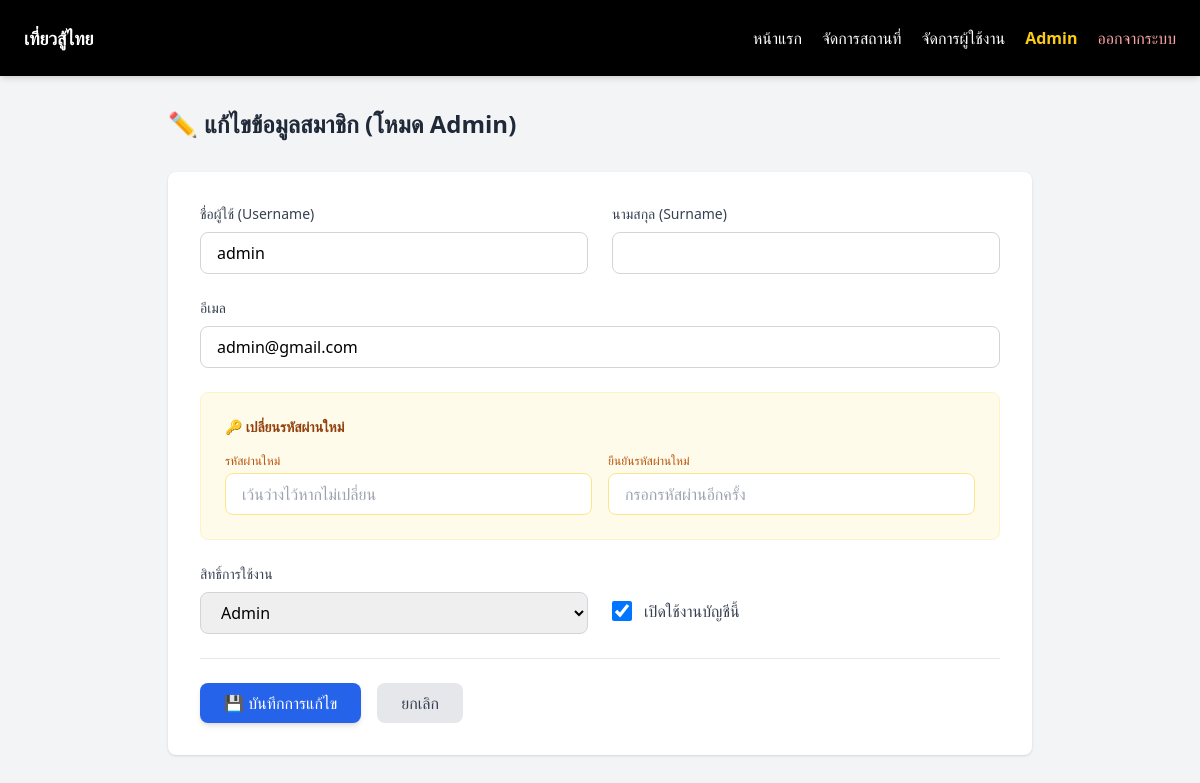
The app's page /users/edit/1 (signed in) with its own data.
### models.py (models this page shows)
class User(UserMixin, db.Model):
    __tablename__ = 'user'
    id = db.Column(db.Integer, primary_key=True)
    username = db.Column(db.String(100), unique=True, nullable=False)
    surname = db.Column(db.String(100), nullable=True)
    password = db.Column(db.String(100), nullable=False)
    email = db.Column(db.String(100), nullable=True)
    role = db.Column(db.String(20), default='member')
    is_active = db.Column(db.Boolean, default=True)
    places = db.relationship('Place', backref='user', lazy=True)
    logs = db.relationship('SystemLog', backref='user', lazy=True)

### app.py (the view, shortened to what this page needs)
@app.route('/users/edit/<int:id>', methods=['GET', 'POST'])
@login_required
def edit_user(id):
    if current_user.role != 'admin':
        flash('คุณไม่มีสิทธิ์เข้าถึงส่วนนี้', 'error')
        return redirect(url_for('index'))
    user = User.query.get_or_404(id)
    return render_template('user_edit.html', user=user)

### app.py (called while the page is built)
@login_manager.user_loader
def load_user(user_id):
    return User.query.get(int(user_id))

### templates/user_edit.html (shortened to what this page needs)
{% extends "base.html" %}
{% block content %}
<div class="max-w-4xl mx-auto px-4 py-8">
    <h1 class="text-2xl font-bold text-gray-800 mb-8">✏️ แก้ไขข้อมูลสมาชิก (โหมด Admin)</h1>
    <div class="bg-white rounded-lg shadow p-8">
        <form method="POST" class="space-y-6">
            <div class="grid grid-cols-1 md:grid-cols-2 gap-6">
                <div>
                    <label class="block text-sm font-medium text-gray-700 mb-2">ชื่อผู้ใช้ (Username)</label>
                    <input type="text" name="username" value="{{ user.username }}" required
                           class="w-full px-4 py-2 border border-gray-300 rounded-lg focus:ring-2 focus:ring-blue-500 outline-none">
                </div>
                <div>
                    <label class="block text-sm font-medium text-gray-700 mb-2">นามสกุล (Surname)</label>
                    <input type="text" name="surname" value="{{ user.surname if user.surname else '' }}"
                           class="w-full px-4 py-2 border border-gray-300 rounded-lg focus:ring-2 focus:ring-blue-500 outline-none">
                </div>
            </div>
            <div>
                <label class="block text-sm font-medium text-gray-700 mb-2">อีเมล</label>
                <input type="email" name="email" value="{{ user.email if user.email else '' }}"
                       class="w-full px-4 py-2 border border-gray-300 rounded-lg">
            </div>
            <div class="bg-amber-50 p-6 rounded-lg border border-amber-100 space-y-4">
    <label class="block text-sm font-bold text-amber-800 mb-2">🔑 เปลี่ยนรหัสผ่านใหม่</label>
    <div class="grid grid-cols-1 md:grid-cols-2 gap-4">
        <div>
            <label class="block text-xs text-amber-700 mb-1">รหัสผ่านใหม่</label>
            <input type="password" name="password" id="password" placeholder="เว้นว่างไว้หากไม่เปลี่ยน"
                   class="w-full px-4 py-2 border border-amber-200 rounded-lg focus:ring-2 focus:ring-amber-500 outline-none">
        </div>
        <div>
            <label class="block text-xs text-amber-700 mb-1">ยืนยันรหัสผ่านใหม่</label>
            <input type="password" name="confirm_password" id="confirm_password" placeholder="กรอกรหัสผ่านอีกครั้ง"
                   class="w-full px-4 py-2 border border-amber-200 rounded-lg focus:ring-2 focus:ring-amber-500 outline-none">
        </div>
    </div>
</div>
            <div class="grid grid-cols-1 md:grid-cols-2 gap-6">
                <div>
                    <label class="block text-sm font-medium text-gray-700 mb-2">สิทธิ์การใช้งาน</label>
                    <select name="role" class="w-full px-4 py-2 border border-gray-300 rounded-lg">
                        <option value="admin" {% if user.role == 'admin' %}selected{% endif %}>Admin</option>
                    </select>
                </div>
                <div class="flex items-center pt-6">
                    <label class="flex items-center space-x-3 cursor-pointer">
                        <input type="checkbox" name="is_active" {% if user.is_active %}checked{% endif %}
                               class="w-5 h-5 text-blue-600 rounded">
                        <span class="text-gray-700 font-medium">เปิดใช้งานบัญชีนี้</span>
                    </label>
                </div>
            </div>
            <div class="flex gap-4 pt-6 border-t">
                <button type="submit" class="bg-blue-600 hover:bg-blue-700 text-white px-6 py-2 rounded-lg font-medium transition shadow-md">
                    💾 บันทึกการแก้ไข
                </button>
                <a href="{{ url_for('admin_users') }}" class="bg-gray-200 hover:bg-gray-300 text-gray-700 px-6 py-2 rounded-lg font-medium">
                    ยกเลิก
                </a>
            </div>
        </form>
    </div>
</div>
{% endblock %}

### records on screen
User: username "admin", email "admin@gmail.com", role "Admin", is_active "☑"
